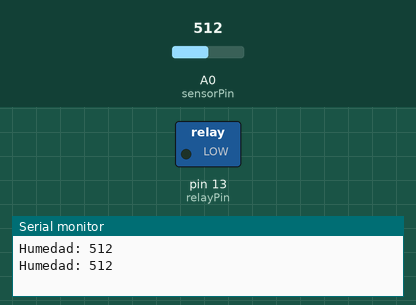
A sketch run on a simulated Arduino Uno, built with avr-gcc and run on an emulated ATmega328P. Parts: switched loads named in the sketch (green lamp = pin HIGH), the last lines printed to the serial monitor. Inputs (shaded band) come from the test bench; at power-on: A0 (sensorPin) = 512.

Above: at 1.8 s.
1.9 s: A0 (sensorPin) set to 27
3.4 s: A0 (sensorPin) set to 22
At 4.8 s:
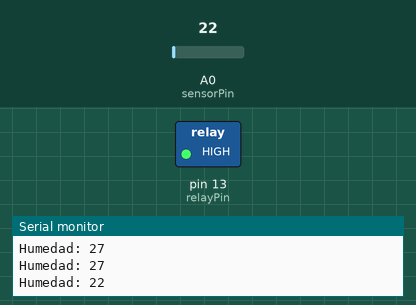
5.5 s: A0 (sensorPin) set to 96
7.2 s: A0 (sensorPin) set to 105
At 9.1 s:
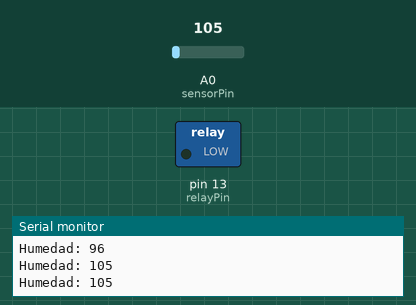
9.5 s: A0 (sensorPin) set to 0
At 10.7 s:
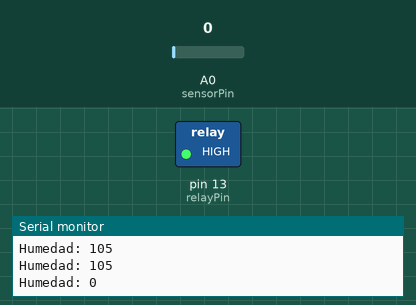
Timing chart, 0 to 12.5 s (numbered marks = the images above; inputs shaded):
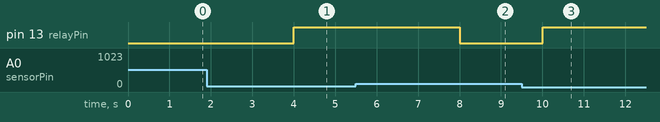

Measured:
- the behaviour switches between 25 and 24 on A0 (sensorPin) (found by bisection; images 0 and 1)
- the behaviour switches between 100 and 101 on A0 (sensorPin) (found by bisection; images 1 and 2)
- after the input at 3.4 s, pin 13 (relayPin): LOW → HIGH after 0.60 s
- after the input at 7.2 s, pin 13 (relayPin): HIGH → LOW after 0.80 s
- after the input at 9.5 s, pin 13 (relayPin): LOW → HIGH after 0.50 s

The sketch:

sistema.ino
```cpp
const int sensorPin = A0;
const int relayPin= 13;

const int humedadEncendido = 25;
const int humedadApagado = 100;

void setup(){
  pinMode(sensorPin, INPUT);
  pinMode(relayPin, OUTPUT);

  Serial.begin(9600);
  while (!Serial);
}

void loop(){
  int humedad = analogRead(sensorPin);

  Serial.print("Humedad: ");
  Serial.println(humedad);

  if (humedad > humedadApagado){
    digitalWrite(relayPin, LOW);
  }
  else if (humedad < humedadEncendido){
    digitalWrite(relayPin, HIGH);
  }
  delay(1000);
}
```
